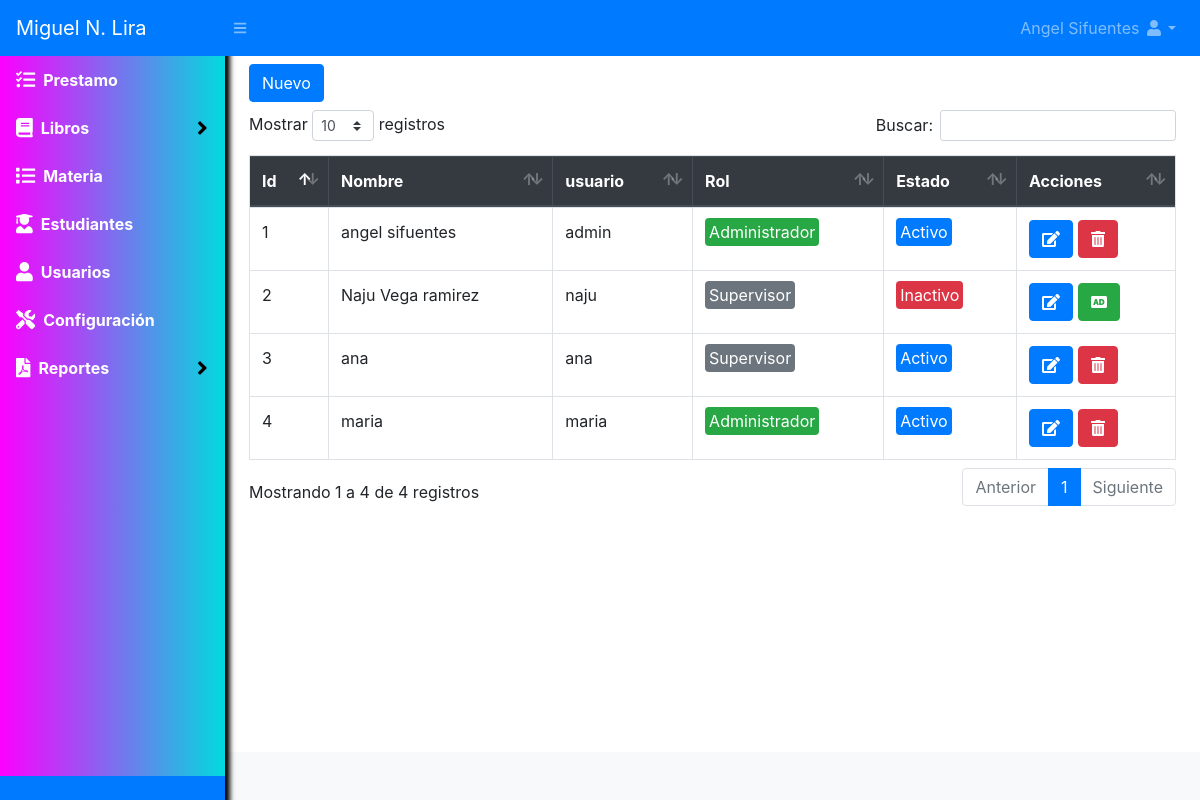
The page /usuarios/listar (signed in) on the database its author committed.
### tables this page shows
CREATE TABLE `usuarios` (
  `id` int(11) NOT NULL,
  `usuario` varchar(50) NOT NULL,
  `nombre` varchar(200) NOT NULL,
  `clave` varchar(100) NOT NULL,
  `rol` varchar(20) NOT NULL,
  `estado` int(11) NOT NULL DEFAULT 1
);

### index.php (called while the page is built, shortened)
<?php
require_once("Helpers/Helpers.php");
$url = isset($_GET['url']) ? $_GET['url'] : "Home/home";
$arrUrl = explode("/", $url);
$controller = $arrUrl[0];
$methop = $arrUrl[0];
if (isset($arrUrl[1])) {
    if ($arrUrl[1] != "") {
        $methop = $arrUrl[1];
    }
}
require_once("Libraries/Core/Load.php");
?>

### Libraries/Core/Controllers.php (called while the page is built, shortened)
<?php
class Controllers{
    public function loadModel()
    {
        $model = get_class($this)."Model";
        $routClass = "Models/".$model.".php";
    }
}
?>

### Libraries/Core/Conexion.php (called while the page is built)
<?php
class Conexion{
    private $conect;
    public function __construct()
    {
      $conexion = "mysql:host=".HOST.";dbname=".BD.";.CHARSET.";
      try {
          $this->conect = new PDO($conexion, DB_USER, PASS);
          $this->conect->setAttribute(PDO::ATTR_ERRMODE, PDO::ERRMODE_EXCEPTION);
      } catch (PDOException $e) {
          $this->conect = "Error en la conexion";
          echo "Error: " . $e->getMessage();
      }
    }
    public function conect()
    {
        return $this->conect;
    }
}
?>

### Libraries/Core/Mysql.php (called while the page is built, shortened)
<?php
class Mysql extends Conexion{
    private $conexion;
    function __construct()
    {
        $this->conexion = new Conexion();
        $this->conexion = $this->conexion->conect();
    }
    public function select_all(string $query){
        $this->strquery = $query;
        $result = $this->conexion->prepare($this->strquery);
        $result->execute();
        $data = $result->fetchall(PDO::FETCH_ASSOC);
        return $data;
    }
}
?>

### Helpers/Helpers.php (called while the page is built)
<?php
function base_url()
{
    return BASE_URL;
}
function encabezado($data="")
{
    $VistaH = "Views/Template/header.php";
    require_once($VistaH);
}
function pie($data="")
{
    $VistaP = "Views/Template/footer.php";
    require_once($VistaP);
}
?>

### Libraries/Core/Views.php (called while the page is built)
<?php
class Views{
    function getView($controller, $view, $data="", $alert="", $config = "", $cliente = "")
    {
        $controller = get_class($controller);
        if ($controller == "Home") {
            $view = "Views/".$view.".php";
        }else{
            $view = "Views/" . $controller . "/" . $view . ".php";
        }
        require_once($view);
    }
}
?>

### Controller/Usuarios.php (called while the page is built, shortened)
<?php
class Usuarios extends Controllers
{
    public function listar()
    {
        $data = $this->model->selectUsuarios();
        $this->views->getView($this, "listar", $data);
    }
}

### Models/UsuariosModel.php (called while the page is built, shortened)
<?php
class UsuariosModel extends Mysql{
    public function selectUsuarios()
    {
        $sql = "SELECT * FROM usuarios";
        $res = $this->select_all($sql);
        return $res;
    }
}
?>

### Views/usuarios/listar.php (the view, shortened to what this page needs)
<?php encabezado() ?>
<div id="layoutSidenav_content">
    <main>
        <div class="container-fluid">
            <div class="row">
                <div class="col-lg-12 mt-2">
                    <div class="row">
                        <div class="col-lg-6 mb-2">
                            <button class="btn btn-primary" type="button" data-toggle="modal" data-target="#nuevo_user">Nuevo</button>
                        </div>
                    </div>
                    <div class="table-responsive">
                        <table class="table table-hover table-bordered" id="table">
                            <thead class="thead-dark">
                                <tr>
                                    <th>Id</th>
                                    <th>Nombre</th>
                                    <th>usuario</th>
                                    <th>Rol</th>
                                    <th>Estado</th>
                                    <th>Acciones</th>
                                </tr>
                            </thead>
                            <tbody>
                                <?php
                                foreach ($data as $us) {
                                    if ($us['rol'] == 1) {
                                        $rol = '<span class="badge-success p-1 rounded">Administrador</span>';
                                    } else {
                                        $rol = '<span class="badge-secondary p-1 rounded">Supervisor</span>';
                                    }
                                    if ($us['estado'] == 1) {
                                        $estado = '<span class="badge-primary p-1 rounded">Activo</span>';
                                    } else {
                                        $estado = '<span class="badge-danger p-1 rounded">Inactivo</span>';
                                    }
                                ?>
                                    <tr>
                                        <td><?php echo $us['id']; ?></td>
                                        <td><?php echo $us['nombre']; ?></td>
                                        <td><?php echo $us['usuario']; ?></td>
                                        <td><?php echo $rol; ?></td>
                                        <td><?php echo $estado; ?></td>
                                        <td>
                                            <a href="<?php echo base_url() ?>Usuarios/editar?id=<?php echo $us['id']; ?>" class="btn btn-primary"><i class="fas fa-edit"></i></a>
                                            <?php if ($us['estado'] == 1) { ?>
                                                <form action="<?php echo base_url() ?>Usuarios/eliminar" method="post" class="d-inline eliminar">
                                                    <button type="submit" class="btn btn-danger"><i class="fas fa-trash-alt"></i></button>
                                                </form>
                                            <?php } else { ?>
                                                <form action="<?php echo base_url() ?>Usuarios/reingresar" method="post" class="d-inline reingresar">
                                                    <button type="submit" class="btn btn-success"><i class="fas fa-audio-description"></i></button>
                                                </form>
                                            <?php } ?>
                                        </td>
                                    </tr>
                                <?php } ?>
                            </tbody>
                        </table>
                    </div>
                </div>
            </div>
        </div>
    </main>
    <?php pie() ?>

### Libraries/Core/Load.php (shortened to what this page needs)
<?php
$controllerFile = "Controller/" . $controller . ".php";
if (file_exists($controllerFile)) {
    $controller = new $controller();
    if (method_exists($controller, $methop)) {
        $controller->{$methop}($params);
    } else {
        require_once("Controller/Error.php");
    }
} else {
    require_once("Controller/Error.php");
}
?>

### Views/template/header.php (shortened to what this page needs)
<!DOCTYPE html>
<html lang="en">
<head>
    <link rel="stylesheet" href="<?php echo base_url(); ?>Assets/css/styles.css" id="theme-stylesheet">
    <link rel="stylesheet" href="<?php echo base_url(); ?>Assets/css/select2.min.css">
    <link rel="stylesheet" href="<?php echo base_url(); ?>Assets/css/dataTables.bootstrap4.min.css">
</head>
<body class="sb-nav-fixed">
    <nav class="sb-topnav navbar navbar-expand navbar-dark bg-primary">
        <a class="navbar-brand" href="<?php echo base_url(); ?>admin/listar">Miguel N. Lira</a>
        <button class="btn btn-link btn-sm order-1 order-lg-0" id="sidebarToggle" href="#"><i class="fas fa-bars"></i></button>
        <ul class="navbar-nav ml-auto">
            <li class="nav-item dropdown">
                <a class="nav-link dropdown-toggle text-capitalize" id="userDropdown" href="#" role="button" data-toggle="dropdown" aria-haspopup="true" aria-expanded="false"><?php echo $_SESSION['nombre']; ?> <i class="fas fa-user fa-fw"></i></a>
            </li>
        </ul>
    </nav>
    <div id="layoutSidenav">
        <div id="layoutSidenav_nav">
            <nav class="sb-sidenav accordion sb-sidenav-dark" id="sidenavAccordion">
                <div class="sb-sidenav-menu">
                    <div class="nav">
                        <?php if ($_SESSION['rol'] == 1) { ?>
                            <a class="nav-link active" href="<?php echo base_url(); ?>admin/listar">
                                <div class="sb-nav-link-icon"><i class="fas fa-tasks fa-lg"></i></div>
                                Prestamo
                            </a>
                        <?php } ?>
                        <a class="nav-link collapsed active" href="<?php echo base_url(); ?>/libros" data-toggle="collapse" data-target="#collapseLayouts" aria-expanded="false" aria-controls="collapseLayouts">
                            <div class="sb-nav-link-icon"><i class="fas fa-book fa-lg"></i></div>
                            Libros
                            <div class="sb-sidenav-collapse-arrow"><i class="fas fa-angle-down fa-lg"></i></div>
                        </a>
                        <a class="nav-link active" href="<?php echo base_url(); ?>materia">
                            <div class="sb-nav-link-icon"><i class="fas fa-list fa-lg"></i>
                            </div>
                            Materia
                        </a><a class="nav-link active" href="<?php echo base_url(); ?>estudiantes">
                            <div class="sb-nav-link-icon"><i class="fas fa-user-graduate fa-lg"></i>
                            </div>
                            Estudiantes
                        </a>
                        <?php if ($_SESSION['rol'] == 1) { ?>
                            <a class="nav-link active" href="<?php echo base_url(); ?>usuarios/listar">
                                <div class="sb-nav-link-icon"><i class="fas fa-user fa-lg"></i>
                                </div>
                                Usuarios
                            </a>
                            <a class="nav-link active" href="<?php echo base_url(); ?>configuracion/listar">
                                <div class="sb-nav-link-icon"><i class="fas fa-tools fa-lg"></i>
                                </div>
                                Configuración
                            </a>
                        <?php } ?>
                        <a class="nav-link collapsed active" href="<?php echo base_url(); ?>/libros" data-toggle="collapse" data-target="#collapseEst" aria-expanded="false" aria-controls="collapseLayouts">
                            <div class="sb-nav-link-icon"><i class="fas fa-file-pdf fa-lg"></i></div>
                            Reportes
                            <div class="sb-sidenav-collapse-arrow"><i class="fas fa-angle-down fa-lg"></i></div>
                        </a>
                    </div>
                </div>
                <div class="sb-sidenav-footer bg-primary">
                </div>
            </nav>
        </div>

### Views/template/footer.php (shortened to what this page needs)
<footer class="py-4 bg-light mt-auto">
</footer>
</div>
</body>
</html>

### rows shown on the page
usuarios: id "1", nombre "angel sifuentes", usuario "admin", rol "Administrador", estado "Activo"
usuarios: id "2", nombre "Naju Vega ramirez", usuario "naju", rol "Supervisor", estado "Inactivo"
usuarios: id "3", nombre "ana", usuario "ana", rol "Supervisor", estado "Activo"
usuarios: id "4", nombre "maria", usuario "maria", rol "Administrador", estado "Activo"

### other values the page prints
$_SESSION['nombre'] "Angel Sifuentes"
